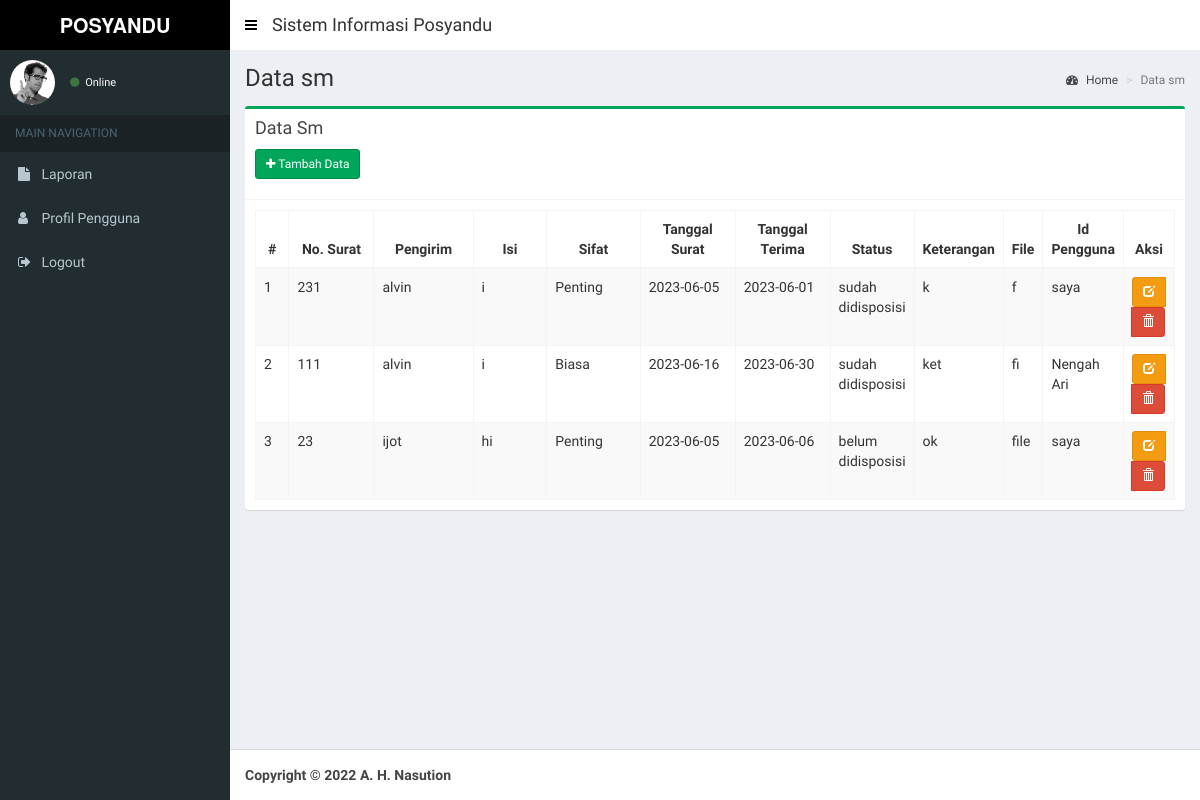
Page /index.php/sm on the earlier database version.
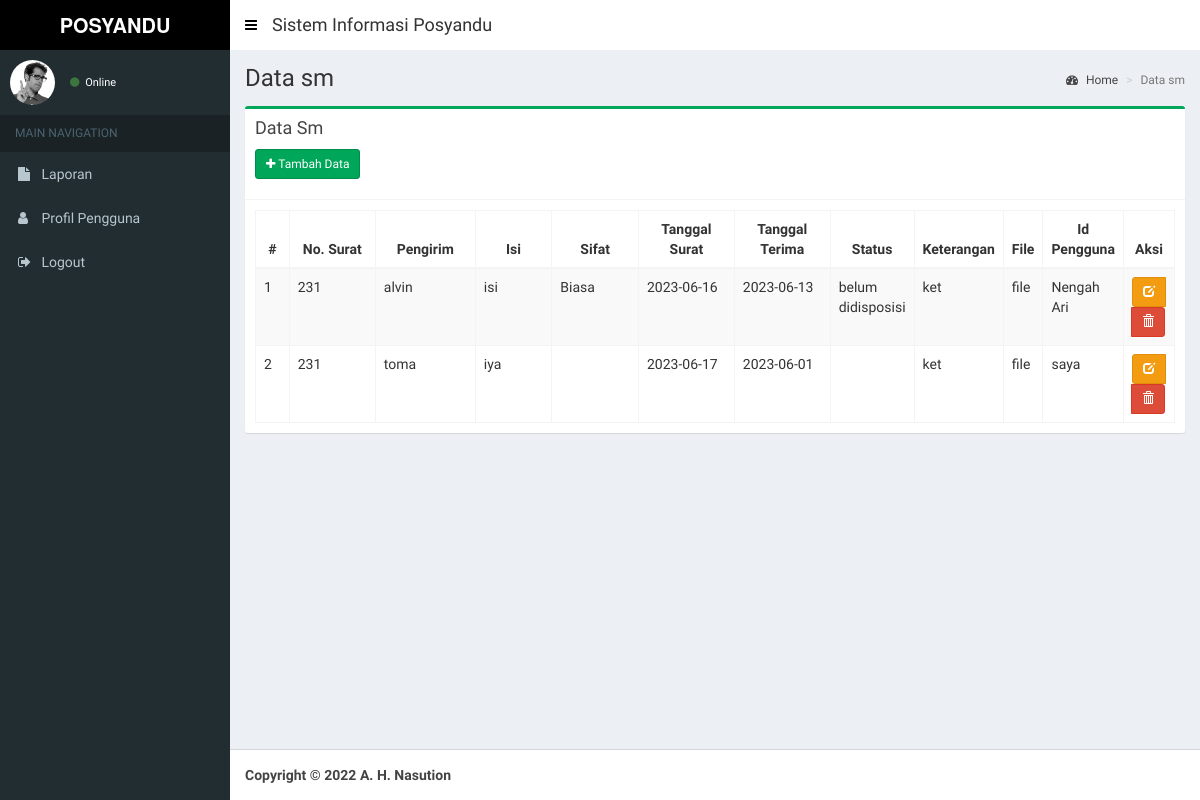
Same page on the later database version.
### tables this page shows
CREATE TABLE `sm` (
  `id_sm` int NOT NULL,
  `nosurat` varchar(20) NOT NULL,
  `pengirim` varchar(50) NOT NULL,
  `isi` varchar(100) NOT NULL,
  `sifat` enum('Biasa','Segera','Penting','Rahasia') NOT NULL,
  `tglsurat` date NOT NULL,
  `tglterima` date NOT NULL,
  `status` enum('sudah didisposisi','belum didisposisi') NOT NULL,
  `keterangan` varchar(100) NOT NULL,
  `file` varchar(30) NOT NULL,
  `id_pengguna` int NOT NULL
);

CREATE TABLE `akses` (
  `id_pengguna` int NOT NULL,
  `nama_pengguna` varchar(50) NOT NULL,
  `alamat` varchar(50) NOT NULL,
  `telp` varchar(12) NOT NULL,
  `email` varchar(50) NOT NULL,
  `username` varchar(30) NOT NULL,
  `password` varchar(30) NOT NULL,
  `level` enum('lurah','sekretaris','admin') NOT NULL
);

### application/controllers/Sm.php (called while the page is built, shortened)
<?php
class Sm extends CI_Controller {
	public function __construct()
	{
		$this->load->model('Sm_model', 'sm');
		$this->load->model('Akses_model', 'akses');
		$this->load->helper('tgl_indo');
		$this->load->helper('security');
	}
	public function index()
	{
		$data = array(
			'title'			=> 'SISTEM SURAT',
			'judul'			=> 'Data sm',
			'data' 			=> $this->sm->tabel()->result(),
			'content'		=> 'sm/v_content',
			'ajax'	 		=> 'sm/v_ajax'
		);
		$this->load->view('layout/v_wrapper', $data, FALSE);
	}
}

### index.php (called while the page is built, shortened)
<?php
require_once BASEPATH.'core/CodeIgniter.php';

### application/views/layout/v_content.php (called while the page is built, shortened)
 	<?php
	if ($content)
	{
		$this->load->view($content);
	}
?>

### application/models/Sm_model.php (called while the page is built, shortened)
<?php
class Sm_model extends CI_Model {
	public function tabel($where = null)
	{
		if($where == null){
			$this->db->select('*');
			$this->db->from('sm');
			$this->db->join('akses', 'sm.id_pengguna = akses.id_pengguna');
			$this->db->order_by('sm.id_sm', 'Asc');
			$query = $this->db->get();
		}
		return $query;
	}
}

### application/views/sm/v_content.php (the view, shortened to what this page needs)
<section class="content-header">
  <h1>
    <?= $judul ?>
  </h1>
  <ol class="breadcrumb">
    <li><a href="<?= base_url() ?>dashboard"><i class="fa fa-dashboard"></i> Home</a></li>
    <li class="active"><?= $judul ?></li>
  </ol>
</section>
<section class="content">
  <div class="row">
    <div class="col-xs-12">
      <div class="box box-success">
        <div class="box-header with-border">
          <h3 class="box-title">Data Sm</h3>
          <div style="padding-top: 10px;">
          <p><a href="<?= base_url(); ?>sm/add" class="btn btn-sm btn-success icon-btn"><i class="fa fa-plus"></i> Tambah Data</a></p>
          </div>
        </div>
        <div class="box-body">
          <table id="example1" class="table table-bordered table-striped" style="width: 100%;">
              <thead>
                  <tr>
                      <th style="width: 5%;text-align: center;">#</th>
                      <th style="width: 15%;text-align: center;">No. Surat</th>
                      <th style="width: 15%;text-align: center;">Pengirim</th>
                      <th style="width: 15%;text-align: center;">Isi</th>
                      <th style="width: 15%;text-align: center;">Sifat</th>
                      <th style="width: 15%;text-align: center;">Tanggal Surat</th>
                      <th style="width: 15%;text-align: center;">Tanggal Terima</th>
                      <th style="width: 13%;text-align: center;">Status</th>
                      <th style="width: 13%;text-align: center;">Keterangan</th>
                      <th style="width: 13%;text-align: center;">File</th>
                      <th style="width: 13%;text-align: center;">Id Pengguna</th>
                      <th style="width: 13%;text-align: center;">Aksi</th>
                  </tr>
              </thead>
              <tbody>
                  <?php $total= 0; $no=1; foreach($data as $row){  ?>
                  <tr>
                      <td><?= $no++ ?></td>
                      <td><?= $row->nosurat ?></td>
                      <td><?= $row->pengirim ?></td>
                      <td><?= $row->isi ?></td>
                      <td><?= $row->sifat ?></td>
                      <td><?= $row->tglsurat ?></td>
                      <td><?= $row->tglterima ?></td>
                      <td><?= $row->status ?></td>
                      <td><?= $row->keterangan ?></td>
                      <td><?= $row->file ?></td>
                      <td><?= $row->nama_pengguna ?></td>
                      <td style="text-align: center;">
                          <form action="<?= base_url() ?>sm/delete/<?= $row->id_sm ?>" method="post">
                              <div class="btn-group">
                                  <a href="<?= base_url() ?>sm/edit/<?= $row->id_sm ?>" class=" btn btn-sm btn-warning" data-toggle="tooltip" title="Edit"><span class="glyphicon glyphicon-edit"></span></a>
                                  <button class="btn btn-sm btn-danger" type="submit" onclick="return confirm('Yakin ingin menghapus data?')" data-toggle="tooltip" title="Hapus"><span class="glyphicon glyphicon-trash"></span></button>
                              </div>
                          </form>
                      </td>
                  </tr>
                <?php } ?>
              </tbody>
          </table>
        </div>
      </div>
    </div>
  </div>
</section>

### application/views/layout/v_wrapper.php (shortened to what this page needs)
<!DOCTYPE html>
<html>
  <head>
    <link rel="stylesheet" href="<?= base_url() ?>public/lte/bootstrap/css/bootstrap.min.css">
    <link rel="stylesheet" href="https://maxcdn.bootstrapcdn.com/font-awesome/4.4.0/css/font-awesome.min.css">
    <link rel="stylesheet" href="https://code.ionicframework.com/ionicons/2.0.1/css/ionicons.min.css">
    <link rel="stylesheet" href="<?= base_url() ?>public/lte/plugins/datatables/dataTables.bootstrap.css">
    <link rel="stylesheet" href="<?= base_url() ?>public/lte/plugins/select2/select2.min.css">
    <link rel="stylesheet" href="<?= base_url() ?>public/lte/dist/css/AdminLTE.min.css">
    <link rel="stylesheet" href="<?= base_url() ?>public/lte/dist/css/skins/_all-skins.min.css">
    <link rel="stylesheet" href="<?= base_url() ?>public/lte/plugins/fullcalendar/dist/fullcalendar.min.css">
    <link rel="stylesheet" href="<?= base_url() ?>public/lte/plugins/fullcalendar/dist/fullcalendar.print.min.css" media="print">
    <link rel="stylesheet" href="<?= base_url() ?>public/lte/plugins/bootstrap-colorpicker/dist/css/bootstrap-colorpicker.min.css">
  </head>
  <body class="hold-transition skin-green sidebar-mini">
    <div class="wrapper">
      <header class="main-header" style="background-color: #ffffff">
         <?php  include 'v_head.php'; ?>
      </header>
      <aside class="main-sidebar">
        <?php  include 'v_sidebar.php'; ?>
      </aside>
      <div class="content-wrapper">
        <?php include 'v_content.php'; ?>
      </div>
      <footer class="main-footer">
        <?php  include 'v_footer.php'; ?>
      </footer>
    </div>
  </body>
</html>

### application/views/layout/v_head.php (shortened to what this page needs)
<a href="<?= base_url() ?>public/lte/index2.html" class="logo" style="background-color: black;" >
  <span class="logo-lg"><b>POSYANDU MANDIRI</b></span>
</a>
<nav class="navbar navbar-static-top" role="navigation" style="background-color: #ffffff">
  <a href="#" class="sidebar-toggle" data-toggle="offcanvas" role="button">
  </a>
  <div style="padding: 5px;">
  <h4>Sistem Informasi Posyandu</h4>
  </div>
</nav>

### application/views/layout/v_sidebar.php (shortened to what this page needs)
<section class="sidebar">
  <div class="user-panel">
    <div class="pull-left image">
      <img src="<?= base_url() ?>public/lte/dist/img/user2-160x160.jpg" class="img-circle" alt="User Image">
    </div>
    <div class="pull-left info">
      <a href="#"><i class="fa fa-circle text-success"></i> Online</a>
    </div>
  </div>
  <ul class="sidebar-menu">
    <li class="header">MAIN NAVIGATION</li>
    <li class="laporan" id="laporan">
      <a href="<?= base_url() ?>laporan">
        <i class="fa fa-file"></i> <span>Laporan</span>
      </a>
    </li>
    <li class="profil" id="profil">
      <a href="<?= base_url() ?>profil">
        <i class="fa fa-user"></i> <span>Profil Pengguna</span>
      </a>
    </li>
    <li>
      <a href="<?= base_url() ?>login/logout">
        <i class="fa fa-sign-out"></i> <span>Logout</span>
      </a>
    </li>
  </ul>
</section>

### application/views/layout/v_footer.php (shortened to what this page needs)
<strong>Copyright &copy; 2022 A. H. Nasution </strong><br>

### application/views/layout/v_wrapper.php (style rules this page uses)
.skin-green .main-header .navbar .sidebar-toggle { color: black; }

Differences in the rows shown:
removed sm: nosurat "231", pengirim "alvin", isi "i", sifat "Penting", tglsurat "2023-06-05", tglterima "2023-06-01", status "sudah didisposisi", keterangan "k", file "f", id_pengguna.nama_pengguna "saya"
removed sm: nosurat "111", pengirim "alvin", isi "i", sifat "Biasa", tglsurat "2023-06-16", tglterima "2023-06-30", status "sudah didisposisi", keterangan "ket", file "fi", id_pengguna.nama_pengguna "Nengah Ari"
removed sm: nosurat "23", pengirim "ijot", isi "hi", sifat "Penting", tglsurat "2023-06-05", tglterima "2023-06-06", status "belum didisposisi", keterangan "ok", file "file", id_pengguna.nama_pengguna "saya"
added sm: nosurat "231", pengirim "alvin", isi "isi", sifat "Biasa", tglsurat "2023-06-16", tglterima "2023-06-13", status "belum didisposisi", keterangan "ket", file "file", id_pengguna.nama_pengguna "Nengah Ari"
added sm: nosurat "231", pengirim "toma", isi "iya", tglsurat "2023-06-17", tglterima "2023-06-01", keterangan "ket", file "file", id_pengguna.nama_pengguna "saya"
